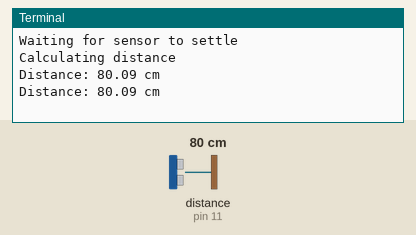
Simulated run of this program. Board: Raspberry Pi (header pin numbers). On the bench: the last lines printed to the terminal. The test bench sets the inputs (shaded band); at power-on: distance to the obstacle (sensor on pin 11) 80 cm. The echo pulse lasts 58.3 µs per cm; the clock reads 2024-03-15 10:24:30 at power-on unless the program sets it.

Above: at 5.0 s.
5.1 s: distance to the obstacle (sensor on pin 11) set to 2 cm
At 7.5 s:
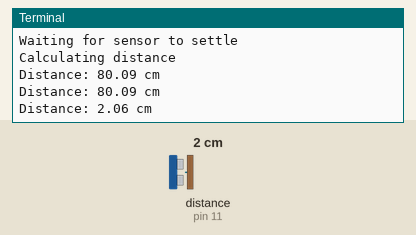
8.1 s: distance to the obstacle (sensor on pin 11) set to 4 cm
At 8.1 s:
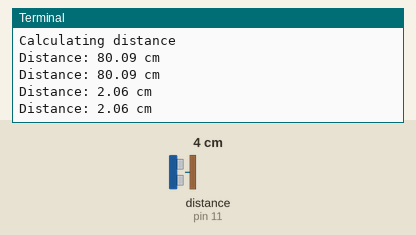
Timing chart, 0 to 11.1 s (numbered marks = the images above; inputs shaded):
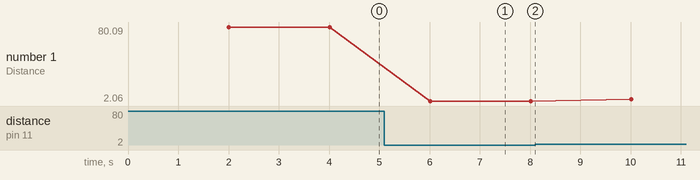

The program:

sensor.py
```python
import RPi.GPIO as GPIO
import time

try:
    GPIO.setmode(GPIO.BOARD)
    PIN_TRIGGER = 7
    PIN_ECHO = 11
    stop = 200


    print("Waiting for sensor to settle")

    time.sleep(2)

    print("Calculating distance")

    while stop != 0:
        GPIO.setup(PIN_TRIGGER, GPIO.OUT)
        GPIO.setup(PIN_ECHO, GPIO.IN)
        GPIO.output(PIN_TRIGGER, GPIO.LOW)
        GPIO.output(PIN_TRIGGER, GPIO.HIGH)
        time.sleep(0.00001)
        GPIO.output(PIN_TRIGGER, GPIO.LOW)
        while GPIO.input(PIN_ECHO)==0:
            pulse_start_time = time.time()
        while GPIO.input(PIN_ECHO)==1:
            pulse_end_time = time.time()

        pulse_duration = pulse_end_time - pulse_start_time
        distance = round(pulse_duration * 17150, 2)
        print("Distance:",distance,"cm")
        stop = stop - 1
        time.sleep(2)

finally:
    GPIO.cleanup()
```

Measured:
- after the input at 5.1 s, the terminal: prints a new line after 0.91 s (image 1)
- plotted number 1: 80.09 → 2.06 after the input at 5.1 s, 2.06 → 4.1 after the input at 8.1 s
